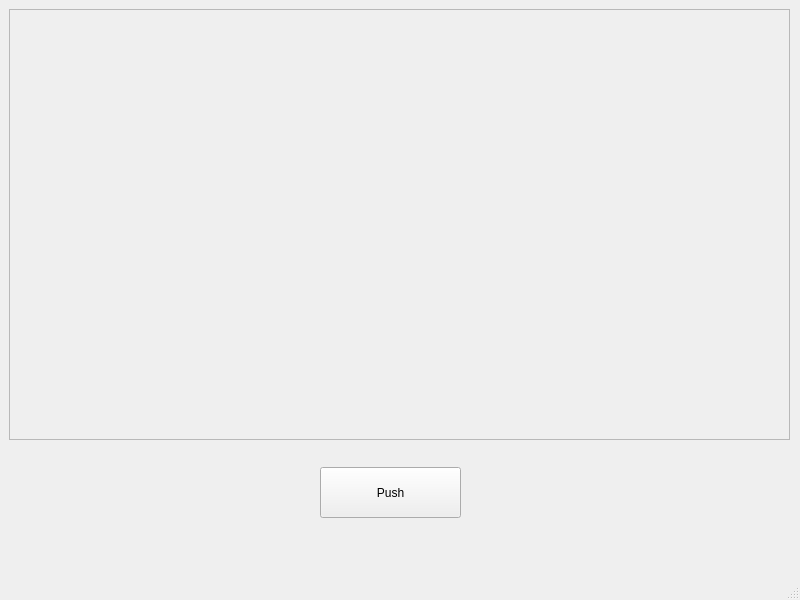
<?xml version="1.0" encoding="UTF-8"?>
<ui version="4.0">
 <class>MainWindow</class>
 <widget class="QMainWindow" name="MainWindow">
  <property name="geometry">
   <rect>
    <x>0</x>
    <y>0</y>
    <width>800</width>
    <height>600</height>
   </rect>
  </property>
  <property name="windowTitle">
   <string>MainWindow</string>
  </property>
  <widget class="QWidget" name="centralwidget">
   <widget class="QPushButton" name="pushButton">
    <property name="geometry">
     <rect>
      <x>320</x>
      <y>467</y>
      <width>141</width>
      <height>51</height>
     </rect>
    </property>
    <property name="text">
     <string>Push</string>
    </property>
   </widget>
   <widget class="QFrame" name="frame">
    <property name="geometry">
     <rect>
      <x>9</x>
      <y>9</y>
      <width>781</width>
      <height>431</height>
     </rect>
    </property>
    <property name="sizePolicy">
     <sizepolicy hsizetype="Fixed" vsizetype="Fixed">
      <horstretch>0</horstretch>
      <verstretch>0</verstretch>
     </sizepolicy>
    </property>
    <property name="minimumSize">
     <size>
      <width>0</width>
      <height>10</height>
     </size>
    </property>
    <property name="maximumSize">
     <size>
      <width>1000000</width>
      <height>16777215</height>
     </size>
    </property>
    <property name="frameShape">
     <enum>QFrame::StyledPanel</enum>
    </property>
    <property name="frameShadow">
     <enum>QFrame::Raised</enum>
    </property>
   </widget>
  </widget>
  <widget class="QMenuBar" name="menubar">
   <property name="geometry">
    <rect>
     <x>0</x>
     <y>0</y>
     <width>800</width>
     <height>26</height>
    </rect>
   </property>
  </widget>
  <widget class="QStatusBar" name="statusbar"/>
 </widget>
 <resources/>
 <connections/>
</ui>
